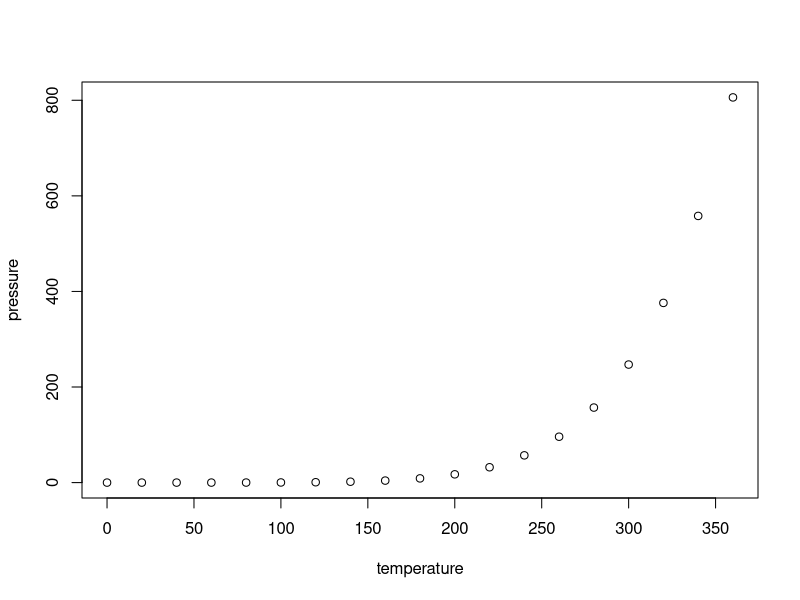
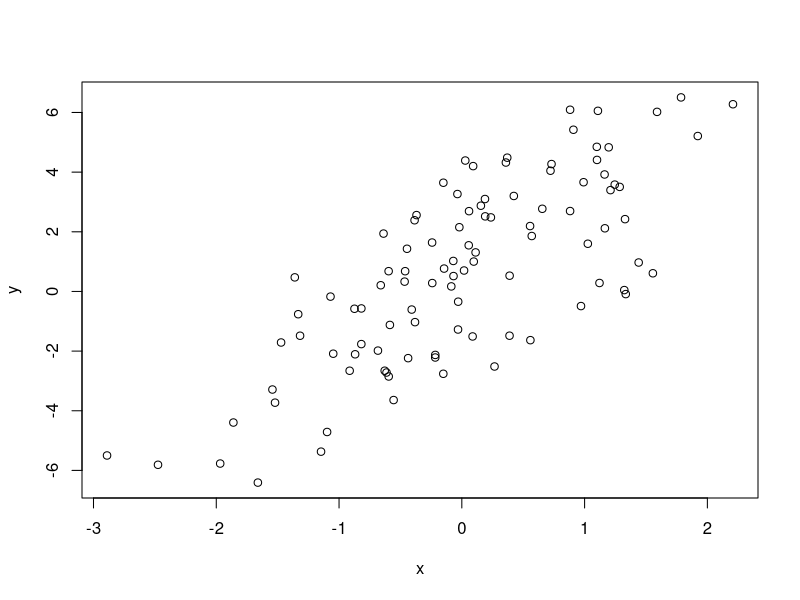
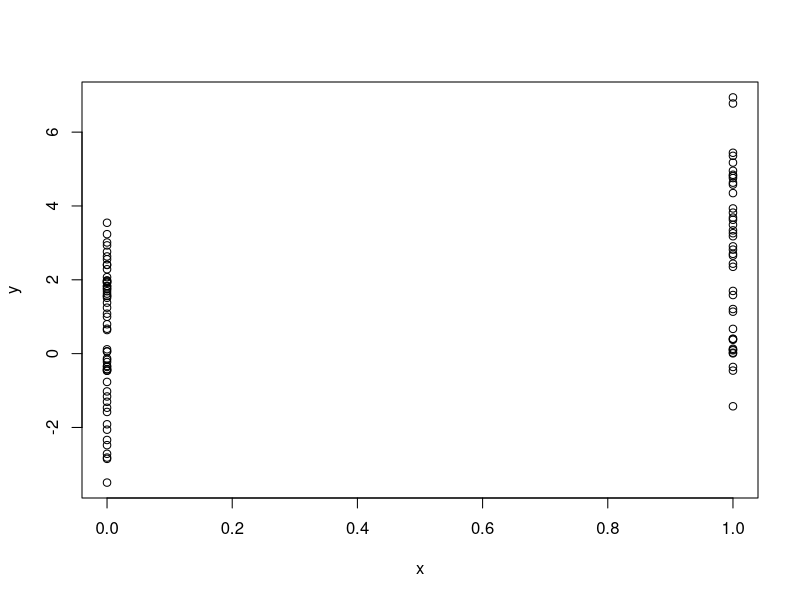
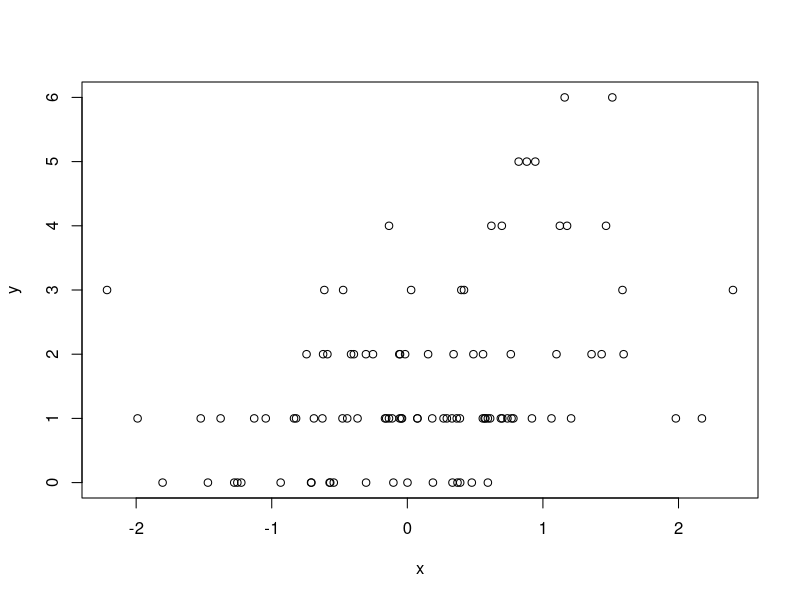

R code for these plots, in order:
## ---- chunk 1
knitr::opts_chunk$set(echo = TRUE)
## ---- chunk 2
summary(cars)
## ---- chunk 3
plot(pressure)
## ---- chunk 4
str(str)

str(lm)
## ---- chunk 5
x <- rnorm(100, 2, 4)

summary(x)

str(x)

f<- gl(40, 10)

str(f)

summary(f)

library(datasets)

head(airquality)

str(airquality)

m <- matrix(rnorm(100), 10, 10)

str(m)

m[, 1]

s<- split(airquality, airquality$Month)

str(s)



## ---- chunk 6
x <- rnorm(10)
x

x<- rnorm(10, 20, 2)

summary(x)

set.seed(1)

rnorm(5)


## ---- chunk 7
set.seed(1)

rnorm(5)

rnorm(5) #gives different result

#but if you set the seed again

set.seed(1)

rnorm(5) # you get the same answer.


## ---- chunk 8
rpois(10, 1)

rpois(10, 2)

rpois(10, 20)

ppois(2, 2) #Pr(x <= 2)

ppois(4, 2) # Pr(x <= 4)

ppois(6, 2) # Pr(x <= 6)


## ---- chunk 9
set.seed(20)

x <- rnorm(100) # predictor

e <- rnorm(100, 0, 2) #noise

y <- 0.5 + 2 *x + e 

summary(y)

plot(x, y)


## ---- chunk 10
set.seed(10)

x <- rbinom(100, 1, 0.5)

e <- rnorm(100, 0, 2) # noise

y <- 0.5 + 2*x + e

summary(y)

plot(x, y)
## ---- chunk 11
set.seed(1)

x <- rnorm(100) # standard Normal distribution

log.mu <- 0.5 + 0.3 * x #log of mean mu

y <- rpois(100, exp(log.mu))

summary(y)

plot(x, y)

## ---- chunk 12
set.seed(1)

sample(1:10, 4)

sample(1:10, 4)

sample(letters, 5)

sample(1:10) # permutation

sample(1:10, replace = TRUE) # sample w/ replacement

